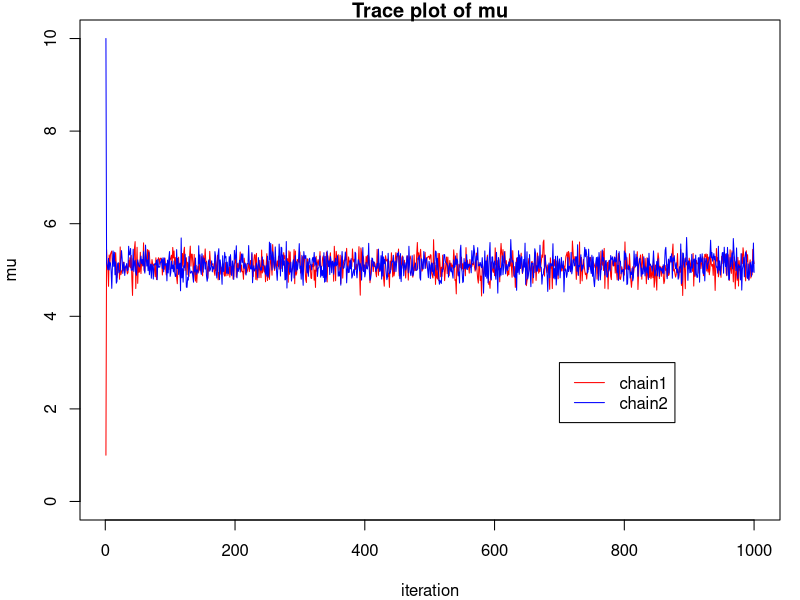
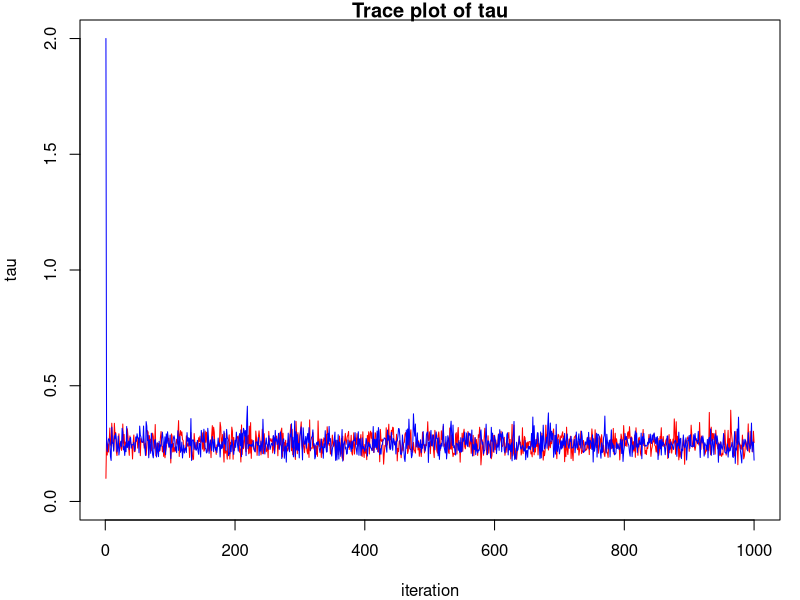
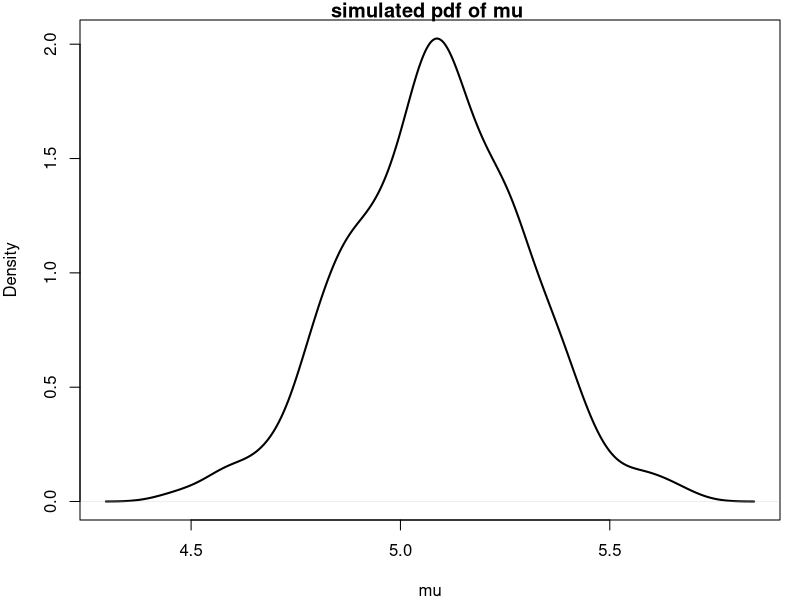
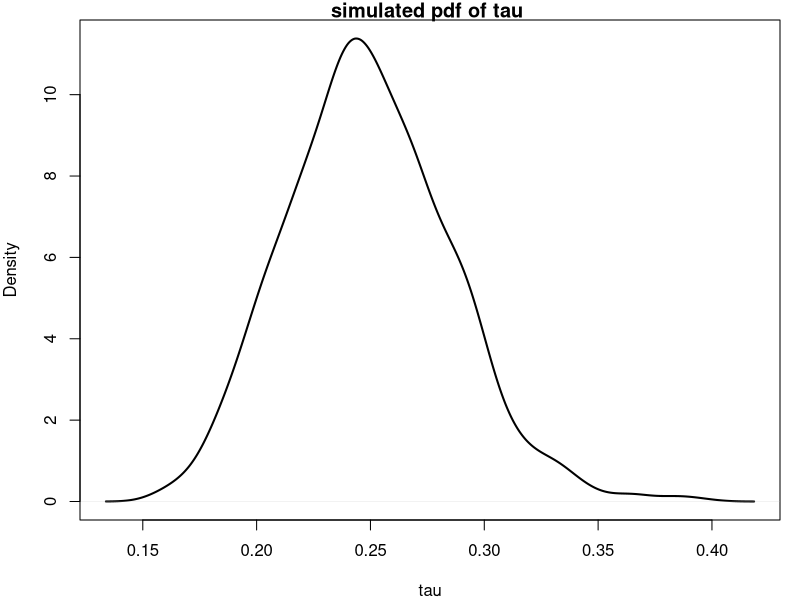
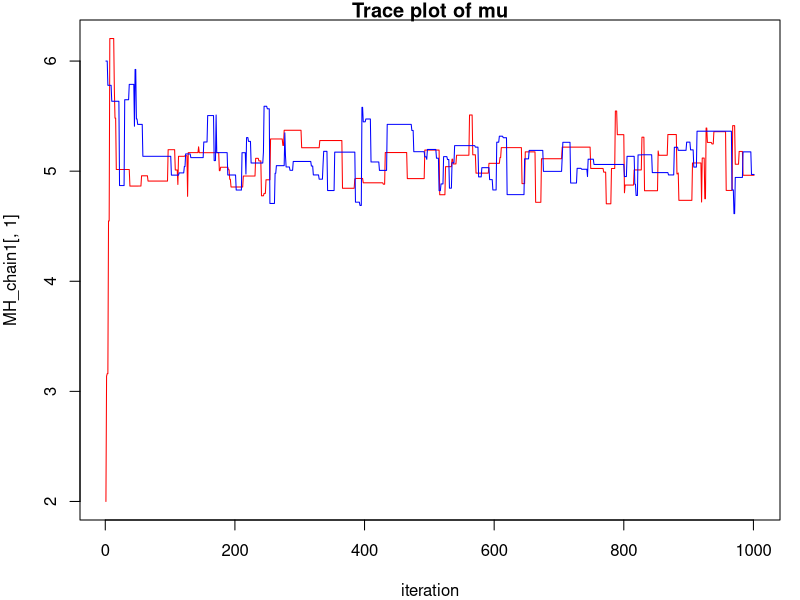
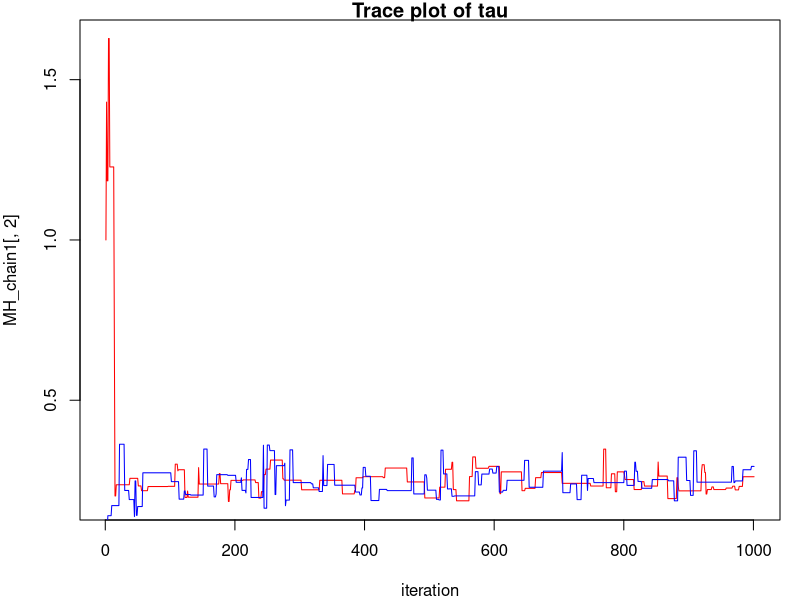
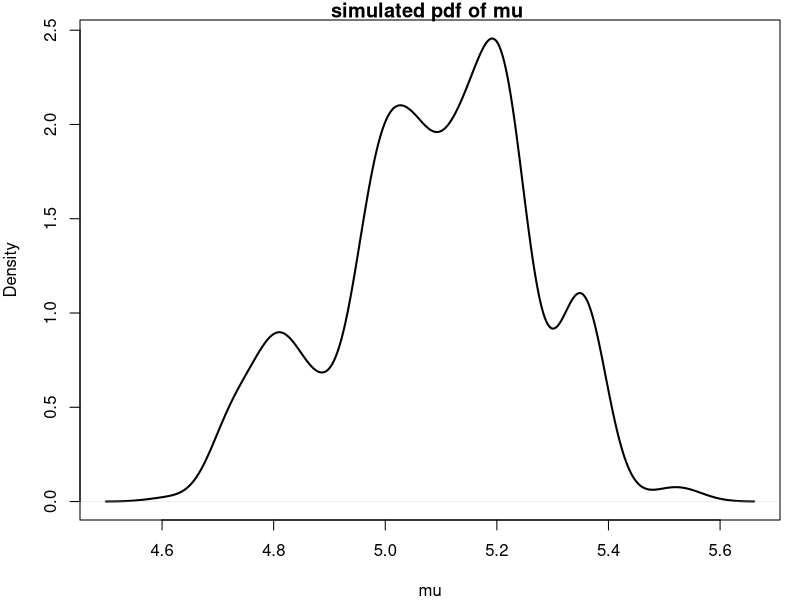
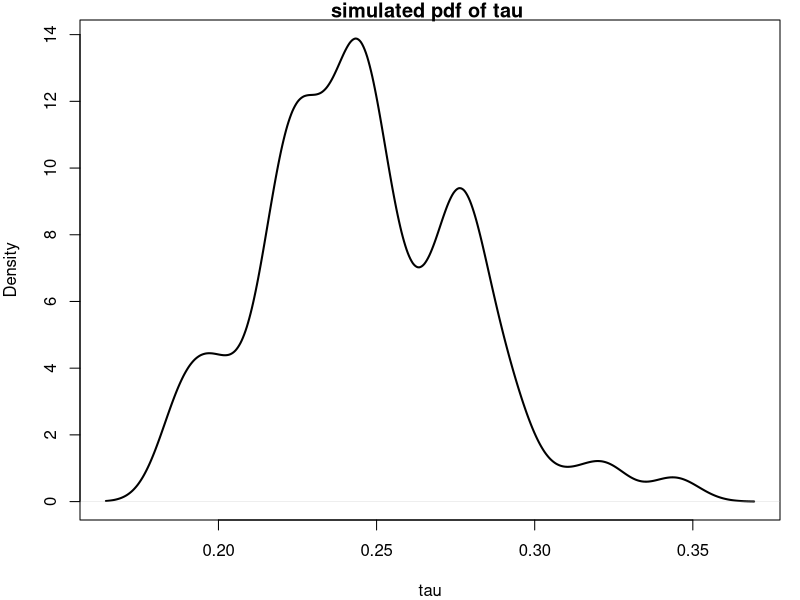

Reproduce these figures in R, in order.
## ---- chunk 1
knitr::opts_chunk$set(echo = TRUE)
## ---- chunk 2
#load the dataset
data <- scan("Assign4Data.txt")
n = 100
## ---- chunk 3
# gibbs sampler
GibbsS <- function(mu0, tau0, m){
  
  # create array
  mu.seq = rep(-1,m)
  tau.seq = rep(-1,m)
  
  # initial value
  mu.seq[1] = mu0
  tau.seq[1] = tau0

  # iterations
  for (i in 2:m) {
    mu.seq[i] = rnorm(1,mean(data),sd = sqrt(1/(tau.seq[i-1]*n)))
    tau.seq[i] = rgamma(1,n/2, scale = (2/sum((data-mu.seq[i])^2)))
  }
  
  # result as single list
  result  = list(mu = mu.seq, tau = tau.seq)
  return(result)
}
## ---- chunk 4
#set seed
set.seed(30027)

#number of iterations
m = 1000

#generate 2 samples from gibbs sampler with different initial value
gibbsam1 = GibbsS(1,0.1,m)
gibbsam2 = GibbsS(10,2,m)
# 
# gibbsam1 = GibbsS(7,0.01,m)
# gibbsam2 = GibbsS(3,0.9,m)

par(mfrow=c(1,1), mar = c(4,4,1,1))

#trace plot mu
plot(x=1:m, gibbsam1$mu, type="l", col="red", ylim = c(0, max(gibbsam1$mu,gibbsam2$mu)), 
     xlab = "iteration", ylab ="mu",main = "Trace plot of mu")
points(1:m, gibbsam2$mu, type="l", col="blue")
legend(700,3,legend = c("chain1", "chain2"),col=c("red","blue"),lty = 1:1)

#trace plot tau
plot(1:m, gibbsam1$tau, type="l", col="red", ylim = c(0, max(gibbsam1$tau,gibbsam2$tau)), 
     xlab = "iteration", ylab ="tau",main = "Trace plot of tau")
points(1:m, gibbsam2$tau, type="l", col="blue")
## ---- chunk 5
#combine 2 simulations
gibbsam = list(mu =c(tail(gibbsam1$mu,m/2),tail(gibbsam2$mu,m/2))
               ,tau =c(tail(gibbsam1$tau,m/2),tail(gibbsam2$tau,m/2)))

#marginal posterior distribution pf mu
plot(density(gibbsam$mu), main="simulated pdf of mu ", xlab="mu", lwd=2)

#marginal posterior distribution pf tau
plot(density(gibbsam$tau), main="simulated pdf of tau ", xlab="tau", lwd=2)
## ---- chunk 6
#posterior mean of mu
(mu_hat = mean(gibbsam$mu))

#posterior mean of tau
(tau_hat = mean(gibbsam$tau))
## ---- chunk 7


credible_interval <- function(simulation){
  
  #sort the simulation ascending order
  ascending = sort(simulation,decreasing = FALSE)
  
  x = 1:length(simulation)/length(simulation)
  
  #Conservative statistics
  interval = c(ascending[which(x>=0.05)[1]],ascending[which(x>=0.95)[1]])
  
  return(interval)
}

#credible interval of mu
(credible_interval(gibbsam$mu))

#credible interval of tau
(credible_interval(gibbsam$tau))

## ---- chunk 8

#MH
# prior distribution
prior <- function(param){
  tau = param[2]
  return(log(1/tau))
}

# likelihood
likelihood <- function(param){
  mu = param[1]
  tau = param[2]
  
  #log likelihood
  logL = dnorm(data, mean = mu, sd = sqrt(1/tau),log = TRUE)
  return(sum(logL))
}

# posterior distribution
posterior <- function(param){
  
  # n = 100
  # return((-n/2+1)*log(1/param[2])+-param[2]*sum((data-param[1])^2)/2)
  return(likelihood(param) + prior(param))
}

# proposal function
proposalfunction <- function(param){
  mu = param[1]
  tau = param[2]
  proposal_tau = rgamma(1,shape = 5*tau,rate = 5)
  proposal_mu = rnorm(1,mu,sd = sqrt(proposal_tau))
  return(c(proposal_mu, proposal_tau))
}

#log transition probability
logtransition <- function(old,new){
  return(log(dnorm(new[1],old[1],sqrt(new[2]))) +
           log(dgamma(new[2],shape = 5*old[2],rate=5)))
}

# metropolis hastings
metropolis_hastings <- function(startvalue, iterations){
  chain = array(dim = c(iterations+1, 2))
  chain[1,] = startvalue
  
  for(i in 1:iterations){
    proposal = proposalfunction(chain[i,])
    probab = exp(posterior(proposal) - posterior(chain[i,]) 
                 + logtransition(proposal,chain[i,])
                 - logtransition(chain[i,],proposal))
    if(runif(1) < probab){
      chain[i+1,] = proposal
    }else{
      chain[i+1,] = chain[i,]
    }
  }
  return(chain)
}
## ---- chunk 9
set.seed(30027)
#start value
startvalue1 = c(2,1)
startvalue2 = c(6,0.1)

iteration = 1000

#MH
MH_chain1 = metropolis_hastings(startvalue1,iteration)
MH_chain2 = metropolis_hastings(startvalue2,iteration)

# Trace plot of mu
plot(MH_chain1[,1], type = "l", xlab="iteration",
     main = "Trace plot of mu",col = "red" )
points(MH_chain2[,1],type="l", col="blue")

# Trace plot of tau
plot(MH_chain1[,2], type = "l", xlab="iteration",
     main = "Trace plot of tau", col = "red")
points(MH_chain2[,2],type="l", col="blue")
## ---- chunk 10
#combine 2 simulations
MH_chain = list(mu =c(tail(MH_chain1[,1],iteration/2),
                      tail(MH_chain2[,1],iteration/2))
               ,tau =c(tail(MH_chain1[,2],iteration/2),
                       tail(MH_chain2[,2],iteration/2)))

#marginal posterior distribution pf mu
plot(density(MH_chain$mu), main="simulated pdf of mu ", xlab="mu", lwd=2)

#marginal posterior distribution pf tau
plot(density(MH_chain$tau), main="simulated pdf of tau ", xlab="tau", lwd=2)
## ---- chunk 11
#posterior mean of mu
(mu_hat = mean(MH_chain$mu))

#posterior mean of tau
(tau_hat = mean(MH_chain$tau))
## ---- chunk 12

#credible interval of mu
(credible_interval(MH_chain$mu))

#credible interval of tau
(credible_interval(MH_chain$tau))

